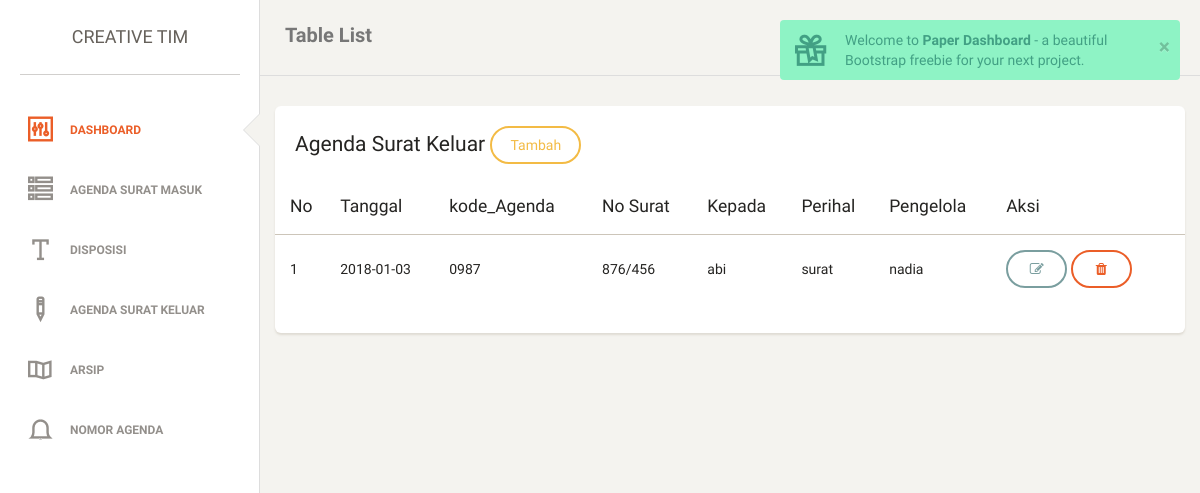
/index.php/suker/suker, run on an earlier commit of the app's database.
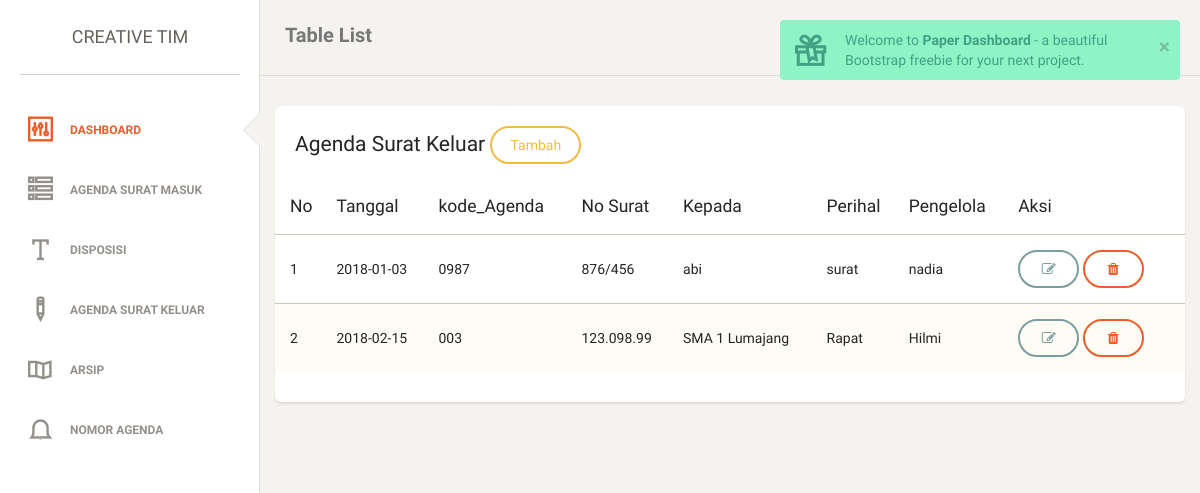
And on a later commit of the database.
### tables this page shows
CREATE TABLE `surat_keluar` (
  `id_keluar` int(11) NOT NULL,
  `tgl_surat` date NOT NULL,
  `kode_agenda` varchar(225) NOT NULL,
  `no_surat` varchar(225) NOT NULL,
  `kepada` varchar(200) NOT NULL,
  `perihal` varchar(200) NOT NULL,
  `pengelola` varchar(200) NOT NULL
);

### application/controllers/suker.php (called while the page is built, shortened)
<?php
class Suker extends CI_Controller {
	public function __construct()
	{
		$this->load->model('masuk');
		$this->load->helper('url');
	}
	public function suker()
	{
		$data['suker'] = $this->masuk->suker('surat_keluar');
		$this->load->view('super-admin/surat_keluar',$data);
	}
}

### index.php (called while the page is built, shortened)
<?php
require_once BASEPATH.'core/CodeIgniter.php';

### application/models/masuk.php (called while the page is built, shortened)
<?php
class Masuk extends CI_Model {
	public function suker($table)
 {
 	$query = $this->db->get('surat_keluar')->result();
 	return $query;
 }
}

### application/views/super-admin/surat_keluar.php (the view, shortened to what this page needs)
<!doctype html>
<html lang="en">
<head>
    <?php include 'css.php'; ?>
</head>
<body>
    <div class="wrapper">
    <?php include 'sidebar.php'; ?>
    <div class="main-panel">
    <?php include 'navigasi.php'; ?>
        <div class="content">
            <div class="container-fluid">
                <div class="row">
                    <div>
                        <div class="card">
                            <div class="header">
                                <h4 class="title">Agenda Surat Keluar
                                    <a href="<?php echo base_url('index.php/suker/input_keluar'); ?>" class="btn btn-warning">Tambah</a>
                                </h4>
                            </div>
                            <div class="content table-responsive table-full-width">
                                <table class="table table-striped">
                                    <thead>
                                        <th>No</th>
                                        <th>Tanggal</th>
                                        <th>kode_Agenda</th>
                                        <th>No Surat</th>
                                        <th>Kepada</th>
                                        <th>Perihal</th>
                                        <th>Pengelola</th>
                                        <th>Aksi</th>
                                    </thead>
                                    <tbody>
                                        <?php
                                            $no = 1;
                                            foreach ($suker as $k) {
                                         ?>
                                         <tr>
                                            <td><?php echo $no++; ?></td>
                                            <td><?php echo $k->tgl_surat; ?></td>
                                            <td><?php echo $k->kode_agenda; ?></td>
                                            <td><?php echo $k->no_surat; ?></td>
                                            <td><?php echo $k->kepada; ?></td>
                                            <td><?php echo $k->perihal; ?></td>
                                            <td><?php echo $k->pengelola; ?></td>
                                            <td>
                                                <a href="<?php echo base_url('index.php/suker/editsuker/').$k->id_keluar; ?>" class="btn btn-primary"><i class="fa fa-edit"></i>
                                                </a>
                                                <a href="<?php echo base_url('index.php/suker/delsuker/').$k->id_keluar; ?>" class="btn btn-danger"><i class="fa fa-trash"></i></a>
                                            </td>
                                             <?php } ?>
                                         </tr>
                                    </tbody>
                                </table>
                            </div>
                        </div>
                    </div>
    </div>
</div>
</div>
</div>
</body>
</html>

### application/views/super-admin/css.php (shortened to what this page needs)
<link href="<?php echo base_url('asset/css/bootstrap.min.css'); ?>" rel="stylesheet" />
<link href="<?php echo base_url('asset/css/animate.min.css'); ?>" rel="stylesheet"/>
<link href="<?php echo base_url('asset/css/paper-dashboard.css'); ?>" rel="stylesheet"/>
<link href="<?php echo base_url('asset/css/demo.css'); ?>" rel="stylesheet" />
<link href="http://maxcdn.bootstrapcdn.com/font-awesome/latest/css/font-awesome.min.css" rel="stylesheet">
<link href="<?php echo base_url('asset/css/themify-icons.css'); ?>" rel="stylesheet">

### application/views/super-admin/sidebar.php
<div class="sidebar" data-background-color="white" data-active-color="danger">
   	<div class="sidebar-wrapper">
           <div class="logo">
               <a href="http://www.creative-tim.com" class="simple-text">
                   Creative Tim
               </a>
           </div>
           <ul class="nav">
               <li class="active">
                   <a href="<?php echo base_url('index.php/Welcome/index/'); ?>">
                       <i class="ti-panel"></i>
                       <p>Dashboard</p>
                   </a>
               </li>
               <li>
                   <a href="<?php echo base_url('index.php/Welcome/masuk/'); ?>">
                       <i class="ti-view-list-alt"></i>
                       <p>AGENDA SURAT MASUK</p>
                   </a>
               </li>
               <li>
                   <a href="<?php echo base_url('index.php/Welcome/desposisi'); ?>">
                       <i class="ti-text"></i>
                       <p>DISPOSISI</p>
                   </a>
               </li>
               <li>
                   <a href="<?php echo base_url('index.php/suker/suker'); ?>">
                       <i class="ti-pencil-alt2"></i>
                       <p>AGENDA SURAT KELUAR</p>
                   </a>
               </li>
               <li>
                   <a href="<?php echo base_url('index.php/Welcome/arsip/'); ?>">
                       <i class="ti-map"></i>
                       <p>ARSIP</p>
                   </a>
               </li>
               <li>
                   <a href="<?php echo base_url('index.php/Welcome/no_agenda'); ?>">
                       <i class="ti-bell"></i>
                       <p>NOMOR AGENDA</p>
                   </a>
               </li>
           </ul>
   	</div>
   </div>

### application/views/super-admin/navigasi.php (shortened to what this page needs)
<nav class="navbar navbar-default">
          <div class="container-fluid">
              <div class="navbar-header">
                  <a class="navbar-brand" href="#">Table List</a>
              </div>
              <div class="collapse navbar-collapse">
                  <ul class="nav navbar-nav navbar-right">
                      <li>
                          <a href="#" class="dropdown-toggle" data-toggle="dropdown">
						<p>Stats</p>
                          </a>
                      </li>
                      <li class="dropdown">
                            <a href="#" class="dropdown-toggle" data-toggle="dropdown">
                                  <p class="notification">5</p>
							<p>Notifications</p>
                            </a>
                      </li>
				<li>
                          <a href="<?php echo base_url('index.php/login/logout'); ?>">
						<p>Logout</p>
                          </a>
                      </li>
                  </ul>
              </div>
          </div>
      </nav>

What changed in the data, as far as the page shows it:
added surat_keluar: tgl_surat "2018-02-15", kode_agenda "003", no_surat "123.098.99", kepada "SMA 1 Lumajang", perihal "Rapat", pengelola "Hilmi"
